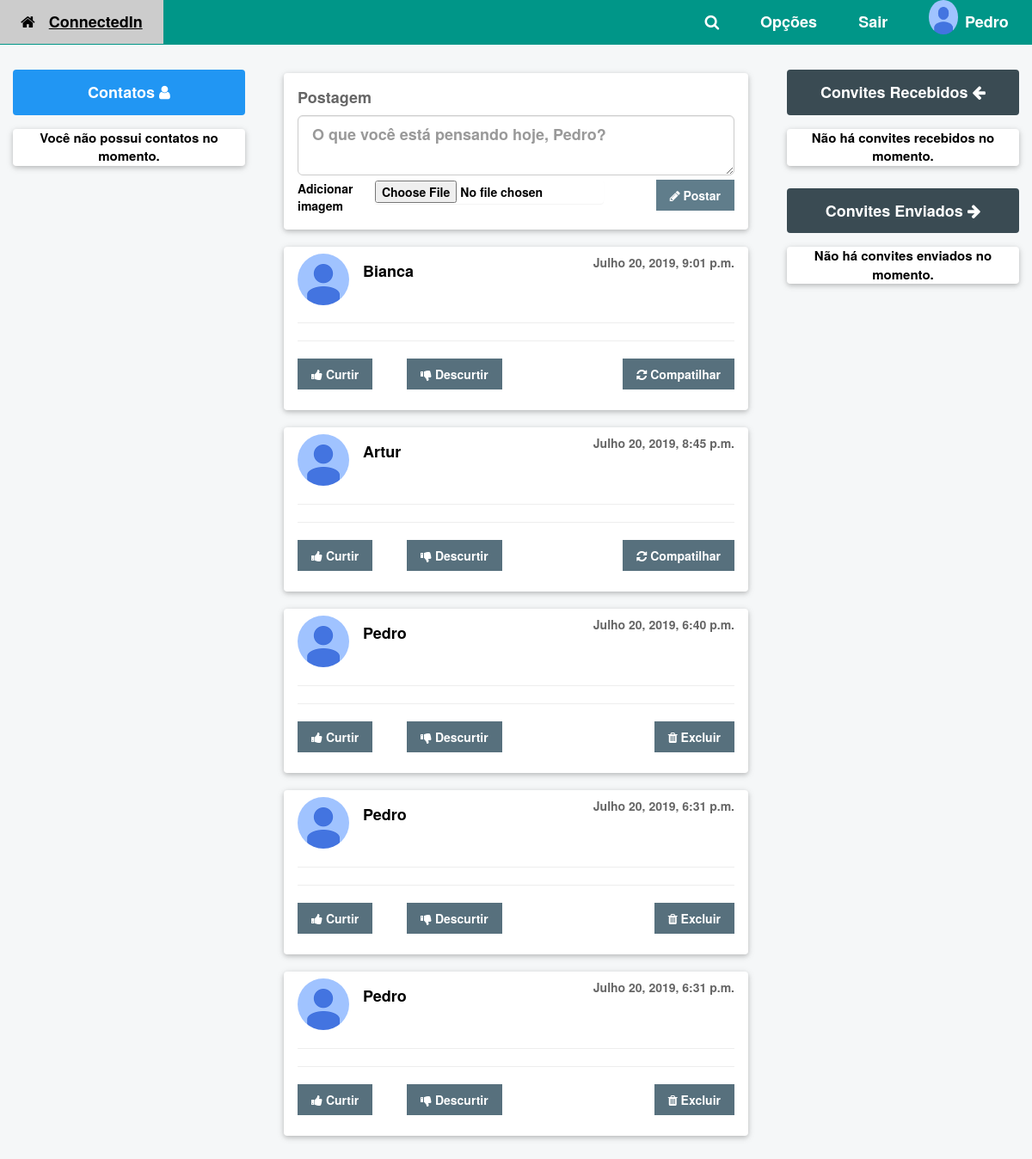
Page / (signed in) on the earlier database version.
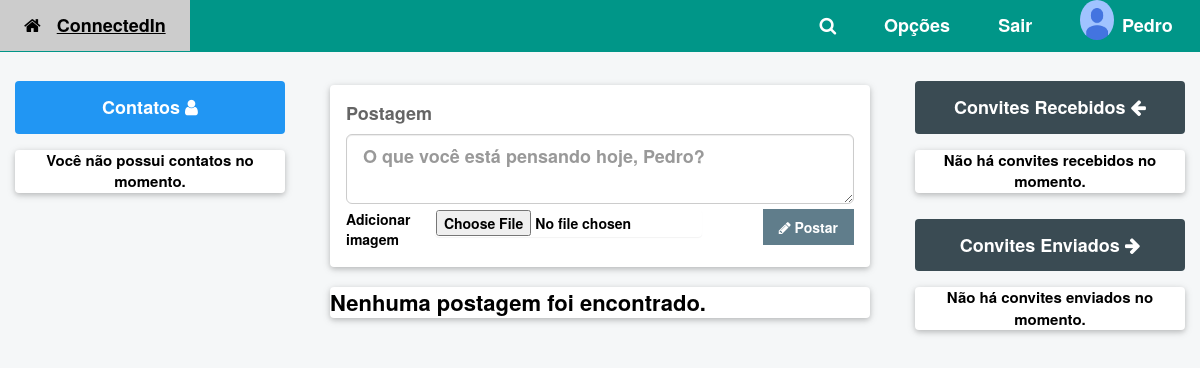
Same page on the later database version.
### perfis/models.py (models this page shows, shortened)
class Postagem(models.Model):
	texto_postagem = models.CharField(max_length=300)
	data_postagem = models.DateTimeField(auto_now_add=True)
	perfil = models.ForeignKey(Perfil, related_name='usuario_postagem', on_delete=models.CASCADE)
	foto = models.ImageField(upload_to='images/postagens', max_length=None, null=True)
	class Meta:
		ordering = ['-data_postagem']

class Perfil(models.Model):
	telefone = models.CharField(max_length=11, null=False)
	contatos = models.ManyToManyField('self', related_name='contatos')
	usuario = models.OneToOneField(User,related_name="perfil",on_delete=models.CASCADE)
	ativo = models.BooleanField(default=True)
	contatos_bloqueados = models.ManyToManyField('self', related_name='contatos_bloqueados')
	melhores_amigos = models.ManyToManyField('self', related_name='melhores_amigos')
	@property
	def nome(self):
		return self.usuario.username

### perfis/views.py (the view)
# urls.py: path('', views.timeline, name='timeline'),
@login_required
def timeline(request):
	posts = Postagem.objects.all()
	return render(request,'home.html',{'perfis': Perfil.objects.all(),\
                   'perfil_logado' : get_perfil_logado(request),\
                   'posts':posts})

### perfis/views.py (called while the page is built)
@login_required
def get_perfil_logado(request):
	return request.user.perfil

### perfis/templates/home.html (shortened to what the changed rows need)
{% extends "base.html" %}
{% block body %}
    <div class="w3-card w3-round w3-white" style="margin-right: 5%; margin-top:20px;
    margin-left: 5%;">
      <div class="w3-container w3-padding">
      </div>
    </div>
    {% if posts %}
      {% for post in posts %}
        <div class="w3-card w3-round w3-white" style="margin-right: 5%; margin-top:20px;
        margin-left: 5%;">
          <div class="w3-container w3-padding">
            <img src="static/img/photo.jpg" alt="Avatar" class="w3-left w3-circle w3-margin-right" style="width:60px">
            <span class="w3-right w3-opacity">{{post.data_postagem}}</span>
            <h4><b>{{post.perfil.nome}}</b></h4><br>
            <hr class="w3-clear">
            <hr class="w3-clear">
            {% if post.perfil == perfil_logado %}
              <div class="w3-row" style="width: 100%">
                <div class="w3-col w3-cell" style="width: 50%">
                  <div class="w3-row">
                    <div class="w3-col" style="width: 50%;">
                      <a href="{% url 'curtir' post.id %}">
                        <button type="button" class="w3-button w3-theme-d1 w3-margin-bottom"><i class="fa fa-thumbs-up"></i>  Curtir </button>
                      </a>
                    </div>
                    <div class="w3-col" style="width: 50%;">
                      <a href="{% url 'descurtir' post.id %}">
                        <button type="button" class="w3-button w3-theme-d1 w3-margin-bottom"><i class="fa fa-thumbs-down"></i>  Descurtir </button>
                      </a>
                    </div>
                  </div>
                </div>
                <div class="w3-col w3-cell" style="width: 50%">
                  <a href="{% url 'excluir_postagem' post.id %}" onclick="confirmar_excluir_post({{post.id}})"><button type="button" class="w3-button w3-theme-d1 w3-margin-bottom w3-right"><i class="fa fa-trash"></i>  Excluir</button>
                  </a>
                </div>
              </div>
            {% else %}
              <div class="w3-col w3-cell" style="width: 50%">
                <div class="w3-row">
                  <div class="w3-col" style="width: 50%;">
                    <a href="{% url 'curtir' post.id %}">
                      <button type="button" class="w3-button w3-theme-d1 w3-margin-bottom"><i class="fa fa-thumbs-up"></i>  Curtir </button>
                    </a>
                  </div>
                  <div class="w3-col" style="width: 50%;">
                    <a href="{% url 'descurtir' post.id %}">
                      <button type="button" class="w3-button w3-theme-d1 w3-margin-bottom"><i class="fa fa-thumbs-down"></i>  Descurtir </button>
                    </a>
                  </div>
                </div>
              </div>
              <div class="w3-col w3-cell" style="width: 50%">
                <button type="button" class="w3-button w3-theme-d1 w3-margin-bottom w3-right"><i class="fa fa-refresh"></i>  Compatilhar</button>
              </div>
            {% endif %}
          </div>
        </div>
      {% endfor %}
    {% else %}
      <div class="w3-card w3-round w3-white" style="margin-right: 5%; margin-top:20px;
    margin-left: 5%; font-size: 22px;">Nenhuma postagem foi encontrado.</div>
    {% endif %}
{% endblock  %}

Differences in the rows shown:
removed Postagem: data_postagem "Julho 20, 2019, 9:01 p.m.", perfil.nome "Bianca", shows "Curtir"
removed Postagem: data_postagem "Julho 20, 2019, 8:45 p.m.", perfil.nome "Artur", shows "Curtir"
removed Postagem: data_postagem "Julho 20, 2019, 6:40 p.m.", perfil.nome "Pedro"
removed Postagem: data_postagem "Julho 20, 2019, 6:31 p.m.", perfil.nome "Pedro"
removed Postagem: data_postagem "Julho 20, 2019, 6:31 p.m.", perfil.nome "Pedro"
Other differences:
text now shown: "Nenhuma postagem foi encontrado."
